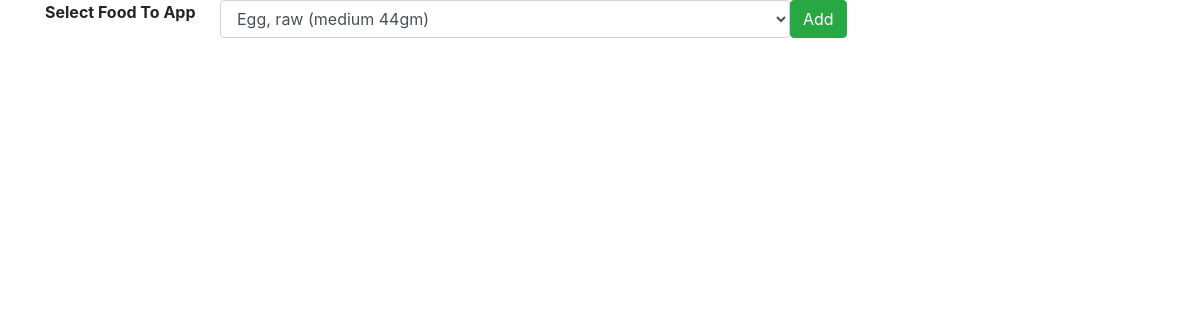
Page / (signed in) on the earlier database version.
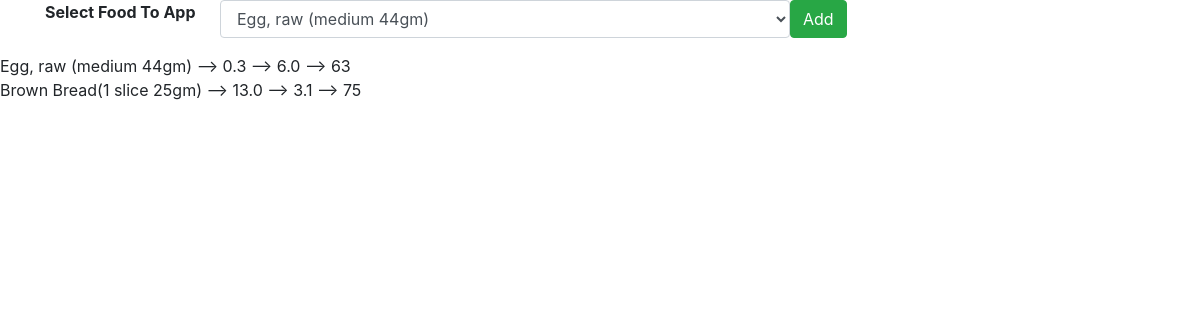
Same page on the later database version.
### myapp/models.py (models this page shows, shortened)
class Consume(models.Model):
    user = models.ForeignKey(User,on_delete=models.CASCADE)
    food_consumed = models.ForeignKey(Food,on_delete=models.CASCADE)

class Food(models.Model):
    name = models.CharField(max_length=100)
    carbs = models.FloatField()
    protein = models.FloatField()
    fats = models.FloatField()
    calories = models.IntegerField()

### myapp/views.py (the view)
# urls.py: path('',views.index,name='index'),
def index(request):
    if request.method == "POST":
        food_consumed = request.POST['food_consumed']
        consume = Food.objects.get(name=food_consumed)
        user = request.user
        consume = Consume(user=user,food_consumed=consume)
        consume.save()
        foods = Food.objects.all()
    else:
        foods = Food.objects.all()
    consumed_food = Consume.objects.filter(user=request.user)
    return render(request,'myapp/index.html',{'foods':foods,'consumed_food':consumed_food})

### myapp/templates/myapp/index.html (shortened to what this page needs)
<!DOCTYPE html>
<html lang="en">
<head>
    <link rel="stylesheet" href="https://cdn.jsdelivr.net/npm/bootstrap@4.6.2/dist/css/bootstrap.min.css">
</head>
<body>
  <div class="container">
    <div class="row">
      <div class="col-md-12">
        <form method="POST" action ="">
          <div class="form-group row">
          <label class="col-md-2">
           <b>Select Food To App </b>
          </label>
          <select class="col-md-6 form-control" name="food_consumed" id="food_consumed">
            {% for food in foods %}
            <option value="{{food.name}}">{{food.name}}</option>
           {% endfor %}
          </select>
          <button class="btn btn-success" type="submit" >Add</button>
        </div>
         </form>
      </div>
    </div>
  </div>
     {% for c in consumed_food %}
     {{c.food_consumed.name}} --> {{c.food_consumed.carbs}} --> {{c.food_consumed.protein}} --> {{c.food_consumed.calories}} <br>
     {% endfor %}
</body>
</html>

Differences in the rows shown:
added Consume: food_consumed.name "Egg, raw (medium 44gm)", food_consumed.carbs "0.3", food_consumed.protein "6.0", food_consumed.calories "63"
added Consume: food_consumed.name "Brown Bread(1 slice 25gm)", food_consumed.carbs "13.0", food_consumed.protein "3.1", food_consumed.calories "75"
